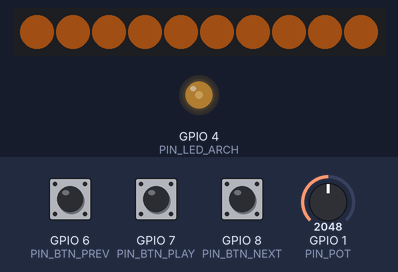
The program below on a simulated ESP32-S3. Shown: 10 RGB LEDs in strip order, left to right, output pins drawn as LEDs (lit = HIGH). Inputs (shaded band) come from the test bench; at power-on: GPIO 7 (PIN_BTN_PLAY) HIGH, GPIO 1 (PIN_POT) = 2048, GPIO 6 (PIN_BTN_PREV) HIGH, GPIO 8 (PIN_BTN_NEXT) HIGH (analog values on the 0–4095 scale). Dim RGB values are drawn brighter than linear; what the program prints to the serial monitor is not drawn.

Above: at 2.7 s.
2.8 s: GPIO 7 (PIN_BTN_PLAY) pulled LOW for 0.15 s
At 3.34 s:
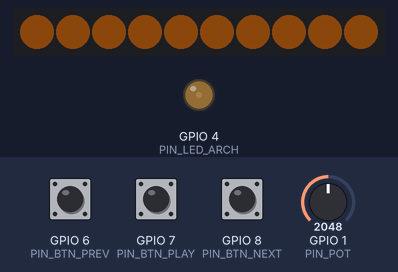
3.5 s: GPIO 1 (PIN_POT) set to 1228
6.5 s: GPIO 7 (PIN_BTN_PLAY) pulled LOW for 1 s
At 7.9 s:
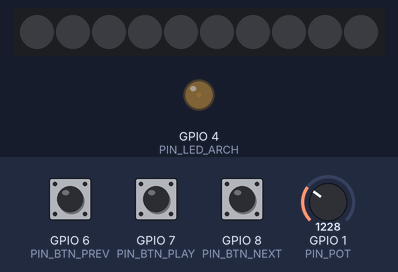
9.0 s: GPIO 7 (PIN_BTN_PLAY) pulled LOW for 1 s
At 9.91 s:
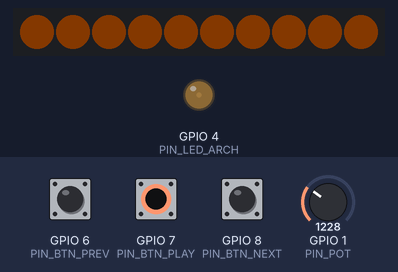
10.6 s: GPIO 6 (PIN_BTN_PREV) pulled LOW for 0.15 s
11.3 s: GPIO 1 (PIN_POT) set to 3603
Timing chart, 0 to 15.3 s (numbered marks = the images above; inputs shaded):
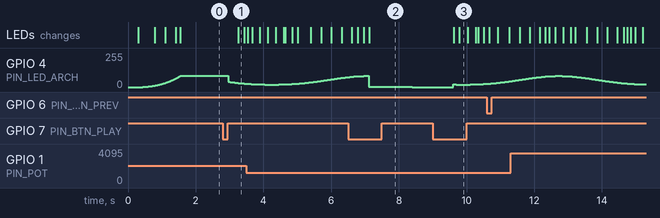

The program:

main.cpp
```cpp
// AYAH — Test n°1 : LED intégrée, LED blanc chaud (fondu), 3 boutons, potentiomètre.
// Câblage : voir README.md. Moniteur série à 115200 bauds.
#include <Arduino.h>
#include <Adafruit_NeoPixel.h>

// ---- Brochage (réservé pour toute la suite du projet)
const int PIN_RGB_ONBOARD = 48;  // LED RGB intégrée (38 sur certaines cartes)
const int PIN_LED_ARCH    = 4;   // LED de test -> plus tard : éclairage de l'arche
const int PIN_BTN_PREV    = 6;
const int PIN_BTN_PLAY    = 7;
const int PIN_BTN_NEXT    = 8;
const int PIN_POT         = 1;   // curseur du potentiomètre (extrémités sur 3V3 et GND !)
const int PIN_STRIP       = 5;   // DIN du ruban adressable (via résistance 330 Ω)

// ---- Ruban LED : on limite volontairement le nombre de LED et la puissance (alim USB)
const int   STRIP_LEDS    = 10;
const float STRIP_MAX     = 0.40f;          // 40 % max tant qu'on est alimenté par l'USB
Adafruit_NeoPixel strip(STRIP_LEDS, PIN_STRIP, NEO_GRB + NEO_KHZ800);

// ---- État du « lecteur » simulé
int  surah   = 1;      // 1..114
bool playing = false;
int  volume  = 0;      // 0..21 (échelle de la future bibliothèque audio)

// ---- Bouton avec anti-rebond et appui long
struct Button {
  int pin; bool last = HIGH; uint32_t changedAt = 0, pressedAt = 0; bool longDone = false;
};
Button bPrev{PIN_BTN_PREV}, bPlay{PIN_BTN_PLAY}, bNext{PIN_BTN_NEXT};

// Renvoie 1 = appui court (au relâchement), 2 = appui long (> 600 ms), 0 = rien
int readButton(Button &b) {
  bool s = digitalRead(b.pin);
  uint32_t now = millis();
  if (s != b.last && now - b.changedAt > 25) {
    b.changedAt = now; b.last = s;
    if (s == LOW) { b.pressedAt = now; b.longDone = false; }
    else if (!b.longDone) return 1;
  }
  if (s == LOW && !b.longDone && now - b.pressedAt > 600) { b.longDone = true; return 2; }
  return 0;
}

// ---- LED : PWM 12 bits à 20 kHz (inaudible, sans scintillement) + correction gamma
void ledInit() {
#if ESP_ARDUINO_VERSION_MAJOR >= 3
  ledcAttach(PIN_LED_ARCH, 20000, 12);
#else
  ledcSetup(0, 20000, 12); ledcAttachPin(PIN_LED_ARCH, 0);
#endif
}
void ledSet(float level) {               // level 0.0 .. 1.0 (perçu)
  uint32_t duty = (uint32_t)(powf(constrain(level, 0.f, 1.f), 2.2f) * 4095);
#if ESP_ARDUINO_VERSION_MAJOR >= 3
  ledcWrite(PIN_LED_ARCH, duty);
#else
  ledcWrite(0, duty);
#endif
}
void onboard(uint8_t r, uint8_t g, uint8_t b) {
#if ESP_ARDUINO_VERSION_MAJOR >= 3
  rgbLedWrite(PIN_RGB_ONBOARD, r, g, b);
#else
  neopixelWrite(PIN_RGB_ONBOARD, r, g, b);
#endif
}

// Blanc chaud ~2700 K obtenu en RGB (R fort, G moyen, B très faible)
void stripSet(float level) {
  float k = powf(constrain(level, 0.f, 1.f), 2.2f) * STRIP_MAX;
  for (int i = 0; i < STRIP_LEDS; i++) strip.setPixelColor(i, strip.Color(255 * k, 130 * k, 35 * k));
  strip.show();
}

void printState() {
  Serial.printf("%s  Sourate %03d / 114   volume %2d\n", playing ? "▶" : "⏸", surah, volume);
}

void setup() {
  Serial.begin(115200);
  delay(300);
  pinMode(PIN_BTN_PREV, INPUT_PULLUP);
  pinMode(PIN_BTN_PLAY, INPUT_PULLUP);
  pinMode(PIN_BTN_NEXT, INPUT_PULLUP);
  analogReadResolution(12);
  ledInit();
  strip.begin();
  strip.clear();
  strip.show();
  Serial.printf("\nAYAH test n°1 — PSRAM : %u Ko, flash : %u Mo\n",
                ESP.getPsramSize() / 1024, ESP.getFlashChipSize() / (1024 * 1024));
  // Animation de démarrage : montée douce de la lumière
  for (int i = 0; i <= 100; i++) { ledSet(i / 100.f * 0.6f); stripSet(i / 100.f * 0.6f); onboard(i / 4, i / 8, i / 40); delay(12); }
  printState();
}

void loop() {
  // Boutons : court = action, long sur PLAY = mode nuit
  static bool night = false;
  int p = readButton(bPrev), y = readButton(bPlay), n = readButton(bNext);
  if (p == 1) { surah = surah == 1 ? 114 : surah - 1; printState(); }
  if (n == 1) { surah = surah == 114 ? 1 : surah + 1; printState(); }
  if (p == 2) { surah = max(1, surah - 10); printState(); }      // appui long = saut de 10
  if (n == 2) { surah = min(114, surah + 10); printState(); }
  if (y == 1) { playing = !playing; printState(); }
  if (y == 2) { night = !night; Serial.println(night ? "Mode nuit ON" : "Mode nuit OFF"); }

  // Potentiomètre -> volume 0..21 (moyenne glissante pour éviter le bruit)
  static float pot = analogRead(PIN_POT);
  pot = pot * 0.9f + analogRead(PIN_POT) * 0.1f;
  int v = map((int)pot, 0, 4095, 0, 21);
  if (abs(v - volume) >= 1) { volume = v; printState(); }

  // Lumière : respiration douce en lecture, fixe à l'arrêt, très faible en mode nuit
  float base = night ? 0.08f : 0.6f;
  float level = playing ? base * (0.75f + 0.25f * sinf(millis() / 900.f)) : base;
  ledSet(level);
  static uint32_t lastStrip = 0;          // le ruban n'a pas besoin de 200 rafraîchissements/s
  if (millis() - lastStrip > 20) { lastStrip = millis(); stripSet(level); }
  onboard(playing ? 40 : 12, playing ? 20 : 6, 2);
  delay(5);
}
```

Measured:
- after the input at 2.8 s, GPIO 4 (PIN_LED_ARCH): moves from 83/255 to 25/255 over 0.51 s, starting after 0.16 s; the LEDs: change after 0.46 s (image 1)
- after the input at 6.5 s, the LEDs: first differ from a run without the input after 0.62 s (image 2)
- after the input at 9.0 s, the LEDs: first change after 0.62 s (image 3 shows a later state)
